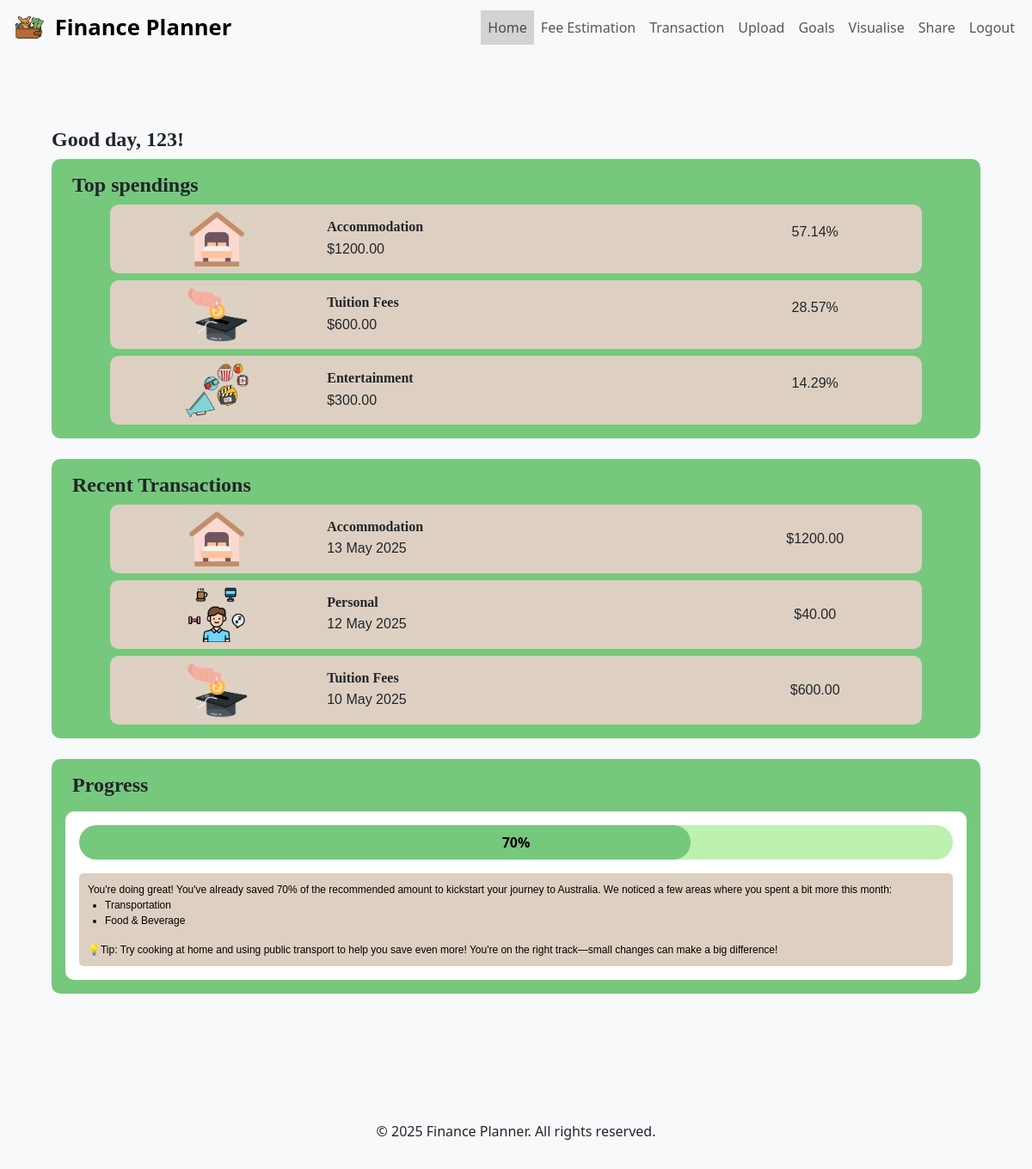
The page / (signed in) on the database its author committed.
### app/models/user.py (models this page shows, shortened)
class User(db.Model, UserMixin):
    __tablename__ = "users"
    id = db.Column(db.Integer, primary_key=True)
    username = db.Column(db.String(80), unique=True, nullable=False)
    email = db.Column(db.String(120), unique=True, nullable=False)
    password = db.Column(db.String(120), nullable=False)
    role = db.Column(db.String(20), default="user")

### app/models/spending.py (models this page shows, shortened)
class Spending(db.Model):
    __tablename__ = "spendings"
    id = db.Column(db.Integer, primary_key=True)
    user_id = db.Column(db.Integer, db.ForeignKey("users.id"), nullable=False)
    amount = db.Column(db.Float, nullable=False)
    date = db.Column(db.DateTime, nullable=False)
    description = db.Column(db.String(200))
    category_id = db.Column(db.String(30), db.ForeignKey("categories.id"), nullable=False)
    @staticmethod
    def get_3_largest_spendings(user_id, limit=3):
        spendings = (
            Spending.query.filter_by(user_id=user_id)
            .order_by(Spending.amount.desc())
            .limit(limit)
            .all()
        )
        if not spendings:
            return None  # No transactions found
        if len(spendings) < 1:
            return {"message": "User has less than 1 transactions.", "spendings": spendings}
        return spendings
    @staticmethod
    def get_3_most_recent_transactions(user_id, limit=3):
        transactions = (
            Spending.query.filter_by(user_id=user_id)
            .order_by(Spending.date.desc())  # Assuming there's a 'date' column
            .limit(limit)
            .all()
        )
        if not transactions:
            return {"message": "No transactions found for the user."}
        return transactions

### app/routes/main.py (the view, shortened to what this page needs)
@bp.route("/")
def index():
    top_spendings = []
    recent_transactions = []
    username = None
    total = 0  # Initialize total to ensure it's always defined
    if current_user.is_authenticated:
        username = current_user.username
        top_spendings = Spending.get_3_largest_spendings(current_user.id)
        recent_transactions = Spending.get_3_most_recent_transactions(current_user.id)
        if isinstance(top_spendings, list) and len(top_spendings) > 0:
            total = sum(spend.amount for spend in top_spendings)
    return render_template(
        "index.html",
        username=username,
        top_spendings=top_spendings,
        recent_transactions=recent_transactions,
        total=total
    )

### app/templates/index.html (shortened to what this page needs)
{% extends "base.html" %}
{% block content %}
    <section>
        {% if current_user.is_authenticated %}
        <h1 class="header_font">
            <strong> Good day, {{username}}!  </strong>
        </h1>
        {% endif %}
    </section>
    <section>
        {% if current_user.is_authenticated %}
        <div class="container-fluid mb-4" style="background-color: #76c87d; border-radius: 10px; padding: 1rem;">
            <h2 class="header_font ms-2">
                <strong>Top spendings</strong>
            </h2>
            {% if top_spendings and top_spendings|length > 0 %}
                {% for spend in top_spendings %}
                <div class="row justify-content-center align-items-center mx-auto mt-2"
                    style="background-color: #ddd0c2; width: 90%; border-radius: 10px; padding: 0.5rem;">
                    <div class="col-3 d-flex align-items-center justify-content-center" style="padding: 0;">
                        <img
                            src="{{ url_for('static', filename='image/icon/' + spend.category_id + '.png') }}"
                            alt="{{ spend.category_id | replace('_', ' ') | title }}"
                            style="max-height: 4rem;"
                        >
                    </div>
                    <div class="col-6 d-flex flex-column justify-content-center">
                        <h3 class="header_font mb-1 fs-6 smaller_font">
                            <strong>{{ spend.category_id | replace('_', ' ') | title }}</strong>
                        </h3>
                        <p class="text_font mb-0 fs-6 smaller_font">
                            ${{ '%.2f'|format(spend.amount) }}
                        </p>
                    </div>
                    <div class="col-3 d-flex align-items-center justify-content-center text_font fs-6 smaller_font">
                        {% if total and total > 0 %}
                            <p>{{ '%.2f'|format((spend.amount / total) * 100) }}%</p>
                        {% else %}
                            <p>N/A</p>
                        {% endif %}
                    </div>
                </div>
                {% endfor %}
            {% else %}
                <p class="text-center text_font mt-3 fs-5">No spendings available to display.</p>
            {% endif %}
        </div>
        {% endif %}
    </section>
    <section>
        {% if current_user.is_authenticated %}
        <div class="container-fluid mb-4" style="background-color: #76c87d; border-radius: 10px; padding: 1rem;">
            <h2 class="header_font ms-2">
                <strong>Recent Transactions</strong>
            </h2>
            {% if recent_transactions and recent_transactions|length > 0 %}
                {% for transaction in recent_transactions %}
                <div class="row justify-content-center align-items-center mx-auto mt-2"
                     style="background-color: #ddd0c2; width: 90%; border-radius: 10px; padding: 0.5rem;">
                    <div class="col-3 d-flex align-items-center justify-content-center" style="padding: 0;">
                        <img
                            src="{{ url_for('static', filename='image/icon/' + transaction.category_id + '.png') }}"
                            alt="{{ transaction.category_id }}"
                            style="max-height: 4rem;"
                        >
                    </div>
                    <div class="col-6 d-flex flex-column justify-content-center">
                        <h3 class="header_font mb-1 fs-6 smaller_font">
                            <strong>{{ transaction.category_id | replace('_', ' ') | title }}</strong>
                        </h3>
                        <p class="text_font mb-0 fs-6 smaller_font">
                            {{ transaction.date.strftime('%d %B %Y') }}
                        </p>
                    </div>
                    <div class="col-3 d-flex align-items-center justify-content-center text_font fs-6 smaller_font">
                        ${{ '%.2f'|format(transaction.amount) }}
                    </div>
                </div>
                {% endfor %}
            {% else %}
                <p class="text-center text_font mt-3 fs-5">No recent transactions available.</p>
            {% endif %}
        </div>
        {% endif %}
    </section>
    <section>
        {% if current_user.is_authenticated %}
        <div class="container-fluid mb-4" style="background-color: #76c87d; border-radius: 10px; padding: 1rem;">
            <h2 class="header_font ms-2">
                <strong>Progress</strong>
            </h2>
            <div class="container mx-auto mt-3" style="background-color: white; border-radius: 10px; padding: 1rem;">
                <div class="custom-progress mb-3">
                    <div class="custom-progress-fill" style="width: 70%;"></div>
                    <span class="custom-progress-text">70%</span>
                </div>
                <div class="text_font" style="text-align: justify; color: black; background-color: #ddd0c2; border-radius: 5px;padding: 10px;">
                    You're doing great! You've already saved <span>70%</span>  of the recommended amount to kickstart your journey to Australia.
                    We noticed a few areas where you spent a bit more this month:
                    <ul style="list-style-type: disc; padding-left: 20px;">
                        <li>Transportation</li>
                        <li>Food & Beverage</li>
                    </ul>
                    💡Tip: Try cooking at home and using public transport to help you save even more!
                    You're on the right track—small changes can make a big difference!
                </div>
            </div>
        </div>
        {% endif %}
    </section>
{% endblock %}

### app/templates/base.html (shortened to what this page needs)
<!DOCTYPE html>
<html lang="en">
<head>
    <link href="https://cdn.jsdelivr.net/npm/bootstrap@5.3.0/dist/css/bootstrap.min.css" rel="stylesheet">
    <link rel="stylesheet" href="{{ url_for('static', filename='css/style.css') }}">
    {% set scripts = ['js/behaviour.js', 'js/share.js', 'js/upload.js', 'js/visualise.js'] %}
</head>
<body>
    <nav class="navbar navbar-expand-lg navbar-light bg-light" style="margin-bottom: 0px;">
        <div class="container-fluid">
            <a class="navbar-brand" href="{{ url_for('main.index') }}" style="font-size: 1.6rem;">
                <img src="{{ url_for('static', filename='image/logo.png') }}" alt="logo" width="45" height="36" class="d-inline-block align-text-top">
                Finance Planner
            </a>
            <div class="navbar-collapse collapse" id="navbarNav">
                <ul class="navbar-nav ms-auto">
                    <li class="nav-item {% if request.endpoint=='main.index' %}myActive{% endif %}"><a class="nav-link" href="{{ url_for('main.index') }}">Home</a></li>
                    <li class="nav-item {% if request.endpoint=='est.estimation' %}myActive{% endif %}"><a class="nav-link" href="{{ url_for('est.estimation') }}">Fee Estimation</a></li>
                    <li class="nav-item {% if request.endpoint=='trans.transaction' %}myActive{% endif %}"><a class="nav-link" href="{{ url_for('trans.transaction') }}">Transaction</a></li>
                    {% if current_user.is_authenticated %}
                        <li class="nav-item {% if request.endpoint == 'upload.upload' %}myActive{% endif %}"><a class="nav-link" href="{{ url_for('upload.upload') }}">Upload</a></li>
                        <li class="nav-item {% if request.endpoint == 'goals.goals' %}myActive{% endif %}"><a class="nav-link" href="{{ url_for('goals.goals') }}">Goals</a></li>
                        <li class="nav-item {% if request.endpoint == 'visualise.visualise' %}myActive{% endif %}"><a class="nav-link" href="{{ url_for('visualise.visualise') }}">Visualise</a></li>
                        <li class="nav-item {% if request.endpoint == 'share.share' %}myActive{% endif %}"><a class="nav-link" href="{{ url_for('share.share') }}">Share</a></li>
                        <li class="nav-item {% if request.endpoint == 'auth.logout' %}myActive{% endif %}"><a class="nav-link" href="{{ url_for('auth.logout') }}">Logout</a></li>
                    {% else %}
                        <li class="nav-item skip"><a class="nav-link" href="{{ url_for('auth.login') }}">Login</a></li>
                        <li class="nav-item skip"><a class="nav-link" href="{{ url_for('auth.register') }}">Register</a></li>
                    {% endif %}
                </ul>
            </div>
        </div>
    </nav>
    <div class="container-fluid mt-4" style=" width: 100%; padding: 5%;">
        {% block content %}{% endblock %}
    </div>
    <footer class="bg-light text-center py-3 mt-5">
        <p>© 2025 Finance Planner. All rights reserved.</p>
    </footer>
</body>
</html>

### app/static/css/style.css (style rules this page uses)
.header_font { font-family: Georgia, 'Times New Roman', Times, serif; font-size: 1.5rem; }
.text_font { font-family: Verdana, Geneva, Tahoma, sans-serif; font-size: 0.75rem; }
body { background-color: #f8f9fa; }
.navbar-brand { font-weight: bold; }
.myActive { background-color: #d3d3d3 !important; padding:0rem; margin-top:0rem; }
footer { position: relative; bottom: 0; width: 100%; }
.custom-progress { position: relative; background-color: #bcf1af; border-radius: 20px; height: 2.5rem; width: 100%; overflow: hidden; }
.custom-progress-fill { background-color: #76c87d; height: 100%; border-radius: 20px; transition: width 0.4s ease; }
.custom-progress-text { position: absolute; top: 50%; left: 50%; transform: translate(-50%, -50%); font-weight: bold; color: black; z-index: 1; font-size: 1rem; }

### rows shown on the page
User: username "123"
Spending: category (picture), category_id "Accommodation", amount "1200.00", (spend.amount/total)*100 "57.14"
Spending: category (picture), category_id "Tuition Fees", amount "600.00", (spend.amount/total)*100 "28.57"
Spending: category (picture), category_id "Entertainment", amount "300.00", (spend.amount/total)*100 "14.29"
Spending: category (picture), amount "40.00"
